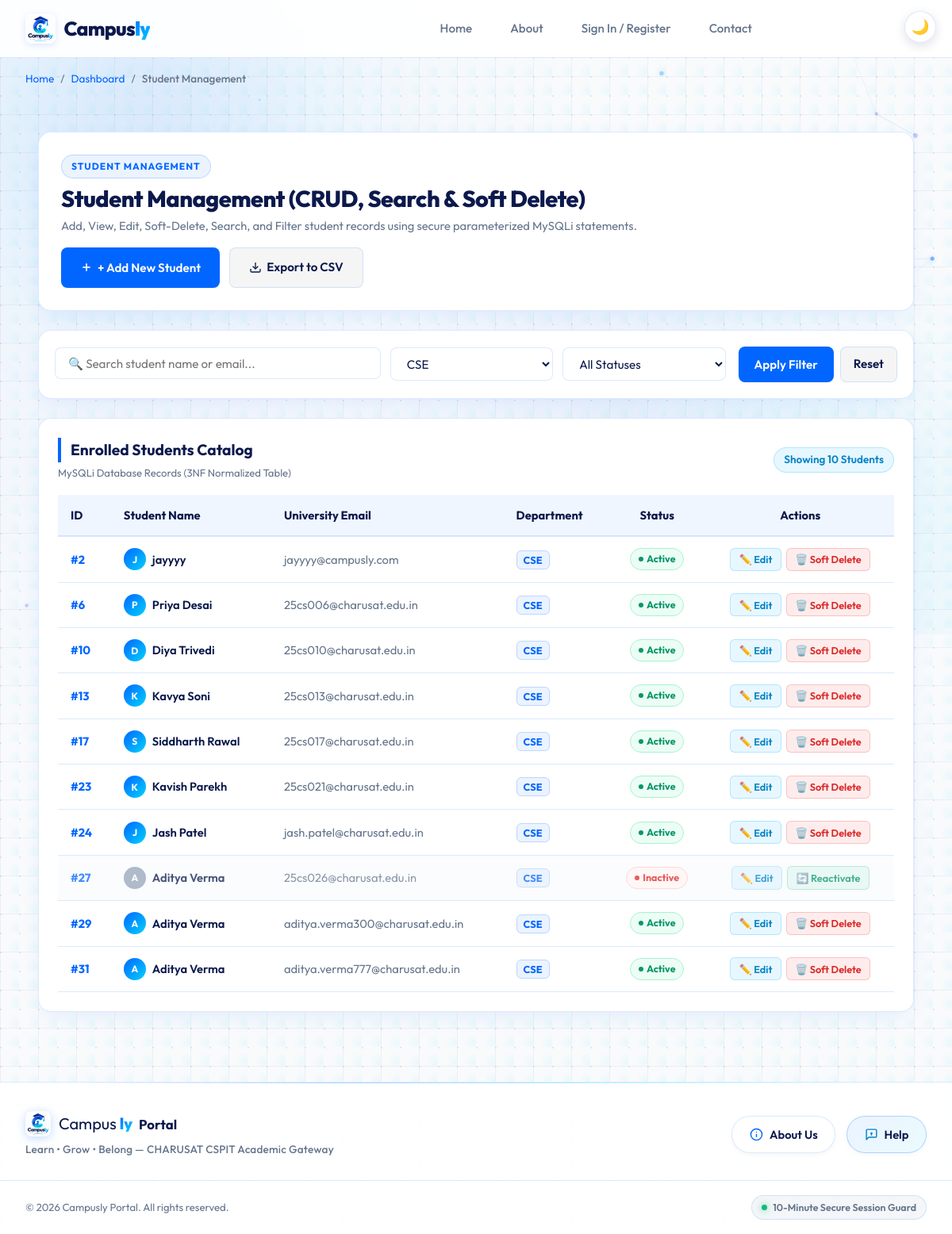
The page /students.php?course=CSE on the database its author committed.
### tables this page shows
CREATE TABLE `students` (
  `student_id` int NOT NULL AUTO_INCREMENT,
  `name` varchar(100) NOT NULL,
  `email` varchar(100) NOT NULL,
  `course` varchar(100) NOT NULL,
  `status` enum('Active','Inactive') NOT NULL DEFAULT 'Active',
  PRIMARY KEY (`student_id`),
  UNIQUE KEY `email` (`email`)
);

### students.php (the view, shortened to what this page needs)
<?php
require_once __DIR__ . '/db.php';
$searchQuery  = trim($_GET['search'] ?? '');
$courseFilter = trim($_GET['course'] ?? '');
$statusFilter = trim($_GET['status'] ?? '');
$sql = "SELECT student_id, name, email, course, status FROM students WHERE 1=1";
$types = "";
$params = [];
if ($courseFilter !== '' && $courseFilter !== 'ALL') {
    $sql .= " AND course = ?";
    $types .= "s";
    $params[] = $courseFilter;
}
$sql .= " ORDER BY student_id ASC";
$stmt = $conn->prepare($sql);
if (!empty($params)) {
    $stmt->bind_param($types, ...$params);
}
$stmt->execute();
$result = $stmt->get_result();
$students = [];
while ($row = $result->fetch_assoc()) {
    $students[] = $row;
}
$totalCount = count($students);
$coursesList = ['CSE', 'CE', 'IT', 'EC'];
require_once __DIR__ . '/includes/header.php';
?>
  <nav class="breadcrumbs-nav" aria-label="Breadcrumb">
    <ol class="breadcrumbs">
      <li><a href="index.php">Home</a></li>
      <?php if ($userRole === 'admin'): ?>
        <li><a href="admin_dashboard.php">Admin Control Center</a></li>
      <?php else: ?>
        <li><a href="dashboard.php">Dashboard</a></li>
      <?php endif; ?>
      <li aria-current="page">Student Management</li>
    </ol>
  </nav>
  <main id="main-content">
    <div style="max-width: 1240px; margin: 0 auto; padding: 1.5rem 1rem;">
      <section class="panel" style="padding: 1.75rem; margin-bottom: 1.5rem; display: flex; justify-content: space-between; align-items: center; flex-wrap: wrap; gap: 1rem;">
        <div>
          <div style="display: inline-flex; align-items: center; gap: 8px; background: rgba(0, 102, 255, 0.08); padding: 4px 12px; border-radius: 9999px; margin-bottom: 0.5rem; border: 1px solid rgba(0, 102, 255, 0.2);">
            <span style="font-size: 0.75rem; font-weight: 700; color: #0066ff; letter-spacing: 1px;">STUDENT MANAGEMENT</span>
          </div>
          <h1 style="margin: 0; font-size: 1.8rem; line-height: 1.2;">Student Management (CRUD, Search &amp; Soft Delete)</h1>
          <p style="margin: 0.35rem 0 0 0; color: #64748b; font-size: 0.92rem;">
            Add, View, Edit, Soft-Delete, Search, and Filter student records using secure parameterized MySQLi statements.
          </p>
        </div>
        <div style="display: flex; gap: 0.75rem; flex-wrap: wrap;">
          <button type="button" class="btn btn-primary" onclick="openAddModal()" style="display: inline-flex; align-items: center; gap: 6px;">
            <svg width="16" height="16" viewBox="0 0 24 24" fill="none" stroke="currentColor" stroke-width="2.5"><line x1="12" y1="5" x2="12" y2="19"></line><line x1="5" y1="12" x2="19" y2="12"></line></svg>
            <span>+ Add New Student</span>
          </button>
          <a href="students.php?action=export_csv" class="btn btn-secondary" style="display: inline-flex; align-items: center; gap: 6px;">
            <svg width="16" height="16" viewBox="0 0 24 24" fill="none" stroke="currentColor" stroke-width="2"><path d="M21 15v4a2 2 0 0 1-2 2H5a2 2 0 0 1-2-2v-4"></path><polyline points="7 10 12 15 17 10"></polyline><line x1="12" y1="15" x2="12" y2="3"></line></svg>
            <span>Export to CSV</span>
          </a>
        </div>
      </section>
      <section class="panel" style="padding: 1.25rem; margin-bottom: 1.5rem;">
        <form action="students.php" method="GET" style="display: flex; gap: 1rem; flex-wrap: wrap; align-items: center; justify-content: space-between;">
          <div style="display: flex; gap: 0.75rem; flex-wrap: wrap; flex: 1; min-width: 280px;">
            <div style="flex: 2; min-width: 220px; position: relative;">
              <input type="text" name="search" id="filter-search" value="<?= htmlspecialchars($searchQuery) ?>" placeholder="🔍 Search student name or email..." style="width: 100%; padding: 0.6rem 1rem; border-radius: 8px; border: 1px solid var(--panel-border); background: var(--input-bg); color: var(--text-main);">
            </div>
            <div style="flex: 1; min-width: 150px;">
              <select name="course" id="filter-course" style="width: 100%; padding: 0.6rem 1rem; border-radius: 8px; border: 1px solid var(--panel-border); background: var(--input-bg); color: var(--text-main);">
                <?php foreach ($coursesList as $c): ?>
                  <option value="<?= $c ?>" <?= $courseFilter === $c ? 'selected' : '' ?>><?= $c ?></option>
                <?php endforeach; ?>
              </select>
            </div>
            <div style="flex: 1; min-width: 140px;">
              <select name="status" id="filter-status" style="width: 100%; padding: 0.6rem 1rem; border-radius: 8px; border: 1px solid var(--panel-border); background: var(--input-bg); color: var(--text-main);">
                <option value="ALL">All Statuses</option>
              </select>
            </div>
          </div>
          <div style="display: flex; gap: 0.5rem;">
            <button type="submit" class="btn btn-primary" style="padding: 0.6rem 1.25rem;">Apply Filter</button>
            <?php if (!empty($searchQuery) || !empty($courseFilter) || !empty($statusFilter)): ?>
              <a href="students.php" class="btn btn-secondary" style="padding: 0.6rem 1rem;">Reset</a>
            <?php endif; ?>
          </div>
        </form>
      </section>
      <section class="panel" style="padding: 1.5rem; overflow: hidden;">
        <div style="display: flex; justify-content: space-between; align-items: center; margin-bottom: 1rem; flex-wrap: wrap; gap: 0.5rem;">
          <div>
            <h2 style="margin: 0; font-size: 1.2rem;">Enrolled Students Catalog</h2>
            <span style="font-size: 0.82rem; color: #64748b;">MySQLi Database Records (3NF Normalized Table)</span>
          </div>
          <span style="font-size: 0.85rem; font-weight: 600; color: #0284c7; background: rgba(56, 189, 248, 0.12); border: 1px solid rgba(56, 189, 248, 0.3); padding: 4px 12px; border-radius: 9999px;">
            Showing <?= (int)$totalCount ?> Student<?= $totalCount === 1 ? '' : 's' ?>
          </span>
        </div>
        <div style="overflow-x: auto;">
          <table id="students-table" style="width: 100%; border-collapse: collapse; font-size: 0.92rem;">
            <thead>
              <tr style="background: var(--table-th-bg, #f8fafc); border-bottom: 2px solid var(--panel-border); text-align: left;">
                <th style="padding: 0.85rem 1rem;">ID</th>
                <th style="padding: 0.85rem 1rem;">Student Name</th>
                <th style="padding: 0.85rem 1rem;">University Email</th>
                <th style="padding: 0.85rem 1rem;">Department</th>
                <th style="padding: 0.85rem 1rem; text-align: center;">Status</th>
                <th style="padding: 0.85rem 1rem; text-align: center;">Actions</th>
              </tr>
            </thead>
            <tbody>
              <?php if (empty($students)): ?>
                <tr>
                  <td colspan="6" style="text-align: center; padding: 2.5rem 1rem; color: #64748b;">
                    No student records matching your filter criteria. <a href="students.php" style="color: var(--primary); font-weight: 600;">Reset filters</a>
                  </td>
                </tr>
              <?php else: ?>
                <?php foreach ($students as $s): ?>
                  <tr style="border-bottom: 1px solid var(--panel-border); transition: background 0.15s ease; <?= $s['status'] === 'Inactive' ? 'opacity: 0.75; background: rgba(241, 245, 249, 0.4);' : '' ?>">
                    <td style="padding: 0.85rem 1rem; font-weight: 700; color: var(--primary);">
                      #<?= htmlspecialchars($s['student_id']) ?>
                    </td>
                    <td style="padding: 0.85rem 1rem; font-weight: 600; color: var(--text-main);">
                      <div style="display: flex; align-items: center; gap: 8px;">
                        <span style="width: 28px; height: 28px; border-radius: 50%; background: <?= $s['status'] === 'Inactive' ? '#94a3b8' : 'linear-gradient(135deg, #0066ff, #00d2fe)' ?>; color: #fff; display: inline-flex; align-items: center; justify-content: center; font-size: 0.75rem; font-weight: 700;">
                          <?= strtoupper(substr($s['name'], 0, 1)) ?>
                        </span>
                        <span><?= htmlspecialchars($s['name']) ?></span>
                      </div>
                    </td>
                    <td style="padding: 0.85rem 1rem; color: var(--text-muted);">
                      <?= htmlspecialchars($s['email']) ?>
                    </td>
                    <td style="padding: 0.85rem 1rem;">
                      <span style="padding: 3px 8px; border-radius: 6px; font-size: 0.8rem; font-weight: 700; background: rgba(0, 102, 255, 0.08); color: #0066ff; border: 1px solid rgba(0, 102, 255, 0.2);">
                        <?= htmlspecialchars($s['course']) ?>
                      </span>
                    </td>
                    <td style="padding: 0.85rem 1rem; text-align: center;">
                      <?php if ($s['status'] === 'Active'): ?>
                        <span class="badge-status-active" style="display: inline-flex; align-items: center; gap: 4px; padding: 3px 10px; border-radius: 9999px; font-size: 0.78rem; font-weight: 700; background: #ecfdf5; color: #059669; border: 1px solid #a7f3d0;">
                          <span style="width: 6px; height: 6px; border-radius: 50%; background: #059669;"></span> Active
                        </span>
                      <?php else: ?>
                        <span class="badge-status-inactive" style="display: inline-flex; align-items: center; gap: 4px; padding: 3px 10px; border-radius: 9999px; font-size: 0.78rem; font-weight: 700; background: #fef2f2; color: #dc2626; border: 1px solid #fecaca;">
                          <span style="width: 6px; height: 6px; border-radius: 50%; background: #dc2626;"></span> Inactive
                        </span>
                      <?php endif; ?>
                    </td>
                    <td style="padding: 0.85rem 1rem; text-align: center;">
                      <div style="display: inline-flex; gap: 6px;">
                        <button type="button" class="btn" onclick="openEditModal(<?= htmlspecialchars(json_encode($s)) ?>)" style="padding: 0.35rem 0.65rem; font-size: 0.8rem; background: rgba(56, 189, 248, 0.12); color: #0284c7; border: 1px solid rgba(56, 189, 248, 0.3); border-radius: 6px; cursor: pointer;">
                          ✏️ Edit
                        </button>
                        <?php if ($s['status'] === 'Active'): ?>
                          <button type="button" class="btn" onclick="openDeleteConfirmModal(<?= (int)$s['student_id'] ?>, '<?= htmlspecialchars(addslashes($s['name'])) ?>')" style="padding: 0.35rem 0.65rem; font-size: 0.8rem; background: rgba(239, 68, 68, 0.1); color: #dc2626; border: 1px solid rgba(239, 68, 68, 0.25); border-radius: 6px; cursor: pointer;">
                            🗑️ Soft Delete
                          </button>
                        <?php else: ?>
                          <form action="students.php" method="POST" style="margin: 0; display: inline;">
                            <button type="submit" class="btn" style="padding: 0.35rem 0.65rem; font-size: 0.8rem; background: rgba(16, 185, 129, 0.1); color: #059669; border: 1px solid rgba(16, 185, 129, 0.3); border-radius: 6px; cursor: pointer;">
                              🔄 Reactivate
                            </button>
                          </form>
                        <?php endif; ?>
                      </div>
                    </td>
                  </tr>
                <?php endforeach; ?>
              <?php endif; ?>
            </tbody>
          </table>
        </div>
      </section>
    </div>
  </main>
<?php require_once __DIR__ . '/includes/footer.php'; ?>

### css/styles.css (style rules this page uses)
:root { --bg-color: #f8fafc; --bg-grid-line: rgba(148, 163, 184, 0.12); --bg-dot: rgba(148, 163, 184, 0.22); --bg-gradient: radial-gradient(circle at 10% 20%, rgba(0, 102, 255, 0.04) 0%, transparent 40%), radial-gradient(circle at 90% 80%, rgba(0, 210, 255, 0.05) 0%, transparent 40%); --panel-bg: rgba(255, 255, 255, 0.98); --panel-border: rgba(0, 102, 255, 0.14); --header-bg: rgba(255, 255, 255, 0.92); --input-bg: #ffffff; --input-border: rgba(0, 102, 255, 0.18); --table-th-bg: rgba(0, 102, 255, 0.06); --brand-navy: #0b194c; --brand-navy-light: #162456; --primary: #0066ff; --primary-hover: #0052cc; --accent: #00d2fe; --accent-dark: #0099cc; --accent-hover: #38bdf8; --brand-gradient: linear-gradient(135deg, #0b194c 0%, #0066ff 50%, #00d2fe 100%); --brand-gradient-text: linear-gradient(135deg, #0066ff 0%, #00d2fe 100%); --text-main: #0b194c; --text-body: #1e293b; --text-muted: #64748b; --focus-outline: #0066ff; --card-shadow: 0 10px 30px -10px rgba(0, 102, 255, 0.12); --card-shadow-hover: 0 16px 36px -10px rgba(0, 102, 255, 0.22); --error: #dc2626; --success: #16a34a; --warning: #f59e0b; --radius: 16px; --transition: all 0.3s cubic-bezier(0.4, 0, 0.2, 1); }
*, *::before, *::after { box-sizing: border-box; margin: 0; padding: 0; }
body { font-family: 'Outfit', -apple-system, BlinkMacSystemFont, "Segoe UI", Roboto, sans-serif; background-color: var(--bg-color); background-image: radial-gradient(circle at 1px 1px, var(--bg-dot) 1.2px, transparent 0), linear-gradient(to right, var(--bg-grid-line) 1px, transparent 1px), linear-gradient(to bottom, var(--bg-grid-line) 1px, transparent 1px), var(--bg-gradient); background-size: 24px 24px, 48px 48px, 48px 48px, 100% 100%; background-attachment: fixed; color: var(--text-main); min-height: 100vh; line-height: 1.6; display: flex; flex-direction: column; overflow-x: hidden; position: relative; transition: background-color 0.3s ease, color 0.3s ease; }
header, main, footer, .top-corner-controls, .breadcrumbs-nav, .skip-link { position: relative; z-index: 2; }
.breadcrumbs-nav { max-width: 1200px; width: 100%; margin: 1rem auto 0; padding: 0 2rem; }
.breadcrumbs { display: flex; list-style: none; gap: 0.5rem; font-size: 0.85rem; color: var(--text-muted); }
.breadcrumbs li:not(:last-child)::after { content: "/"; margin-left: 0.5rem; }
.breadcrumbs a { color: var(--primary); text-decoration: none; }
.breadcrumbs li[aria-current="page"] { color: var(--text-muted); font-weight: 500; }
main { max-width: 1200px; width: 100%; margin: 0 auto; padding: 2rem; flex: 1; }
h1 { font-size: 2.25rem; font-weight: 800; margin-bottom: 0.5rem; letter-spacing: -0.5px; }
h2 { font-size: 1.5rem; font-weight: 700; margin-bottom: 1.25rem; color: var(--text-main); border-left: 4px solid var(--primary); padding-left: 0.75rem; }
p { color: var(--text-muted); margin-bottom: 1.5rem; }
.panel { background: var(--panel-bg); border: 1px solid var(--panel-border); box-shadow: var(--card-shadow); backdrop-filter: blur(16px); -webkit-backdrop-filter: blur(16px); border-radius: var(--radius); padding: 2rem; margin-bottom: 2rem; position: relative; }
.btn { display: inline-flex; align-items: center; justify-content: center; padding: 0.75rem 1.5rem; font-weight: 600; border-radius: 8px; border: none; cursor: pointer; transition: var(--transition); text-decoration: none; font-family: inherit; font-size: 0.95rem; }
.btn-primary { background: var(--primary); color: #fff; }
.btn-secondary { background: rgba(0, 0, 0, 0.04); color: var(--text-main); border: 1px solid var(--panel-border); }
input[type="text"], input[type="email"], input[type="password"], input[type="date"], select, textarea { width: 100%; padding: 0.75rem 1rem; background: var(--input-bg); border: 1px solid var(--input-border); border-radius: 8px; color: var(--text-main); font-family: inherit; font-size: 0.95rem; transition: var(--transition); }

### rows shown on the page
students: student_id "2", name "J", name "jayyyy", email "jayyyy@campusly.com", course "CSE", status "Active" (drawn)
students: student_id "6", name "P", name "Priya Desai", email "25cs006@charusat.edu.in", course "CSE", status "Active" (drawn)
students: student_id "10", name "D", name "Diya Trivedi", email "25cs010@charusat.edu.in", course "CSE", status "Active" (drawn)
students: student_id "13", name "K", name "Kavya Soni", email "25cs013@charusat.edu.in", course "CSE", status "Active" (drawn)
students: student_id "17", name "S", name "Siddharth Rawal", email "25cs017@charusat.edu.in", course "CSE", status "Active" (drawn)
students: student_id "23", name "K", name "Kavish Parekh", email "25cs021@charusat.edu.in", course "CSE", status "Active" (drawn)
students: student_id "24", name "J", name "Jash Patel", email "jash.patel@charusat.edu.in", course "CSE", status "Active" (drawn)
students: student_id "27", name "A", name "Aditya Verma", email "25cs026@charusat.edu.in", course "CSE", status "Inactive" (drawn)
students: student_id "29", name "A", name "Aditya Verma", email "aditya.verma300@charusat.edu.in", course "CSE", status "Active" (drawn)
students: student_id "31", name "A", name "Aditya Verma", email "aditya.verma777@charusat.edu.in", course "CSE", status "Active" (drawn)

### other values the page prints
$totalCount "10"
form field course "CSE"
